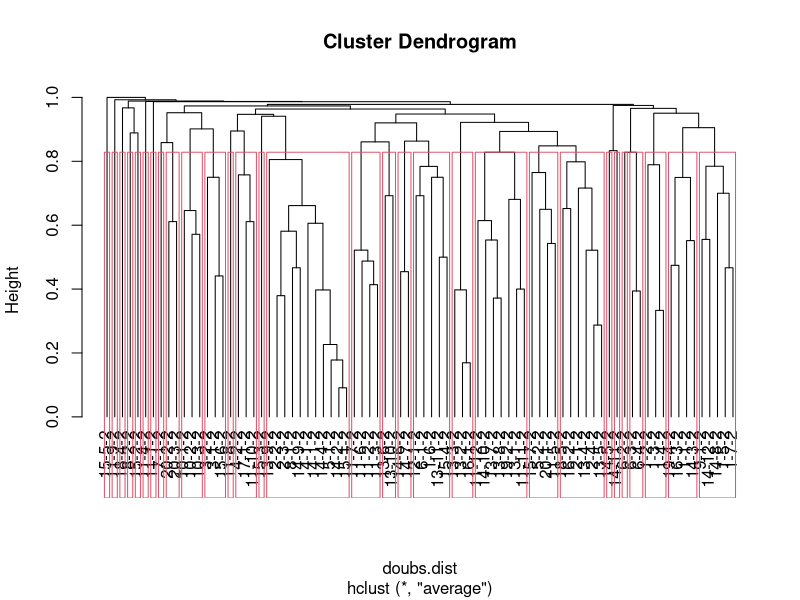
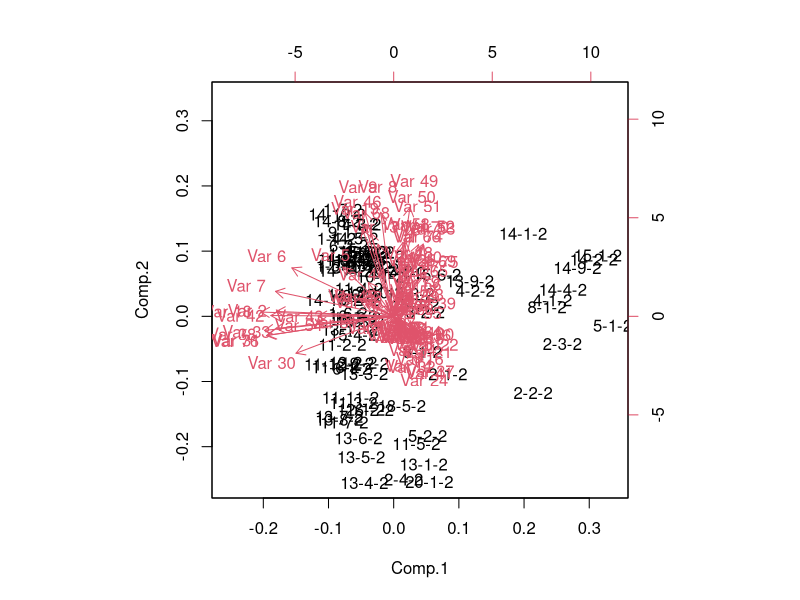
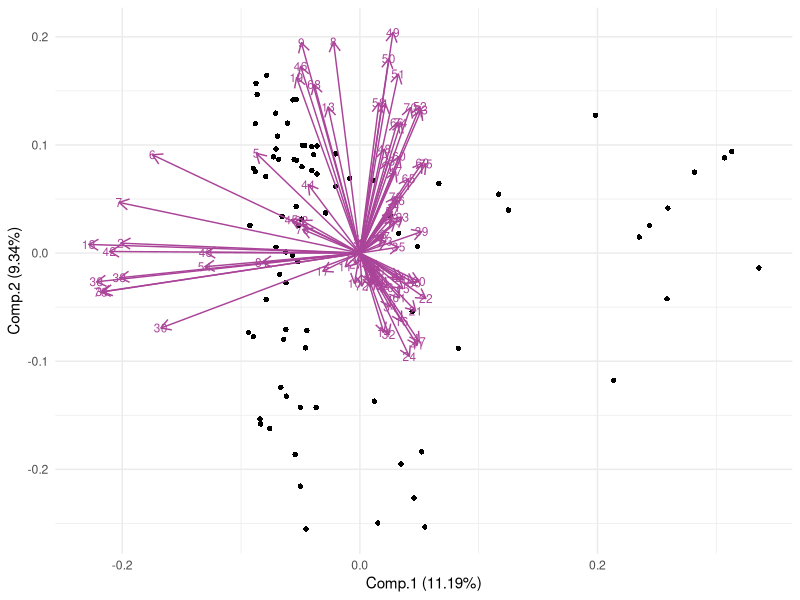
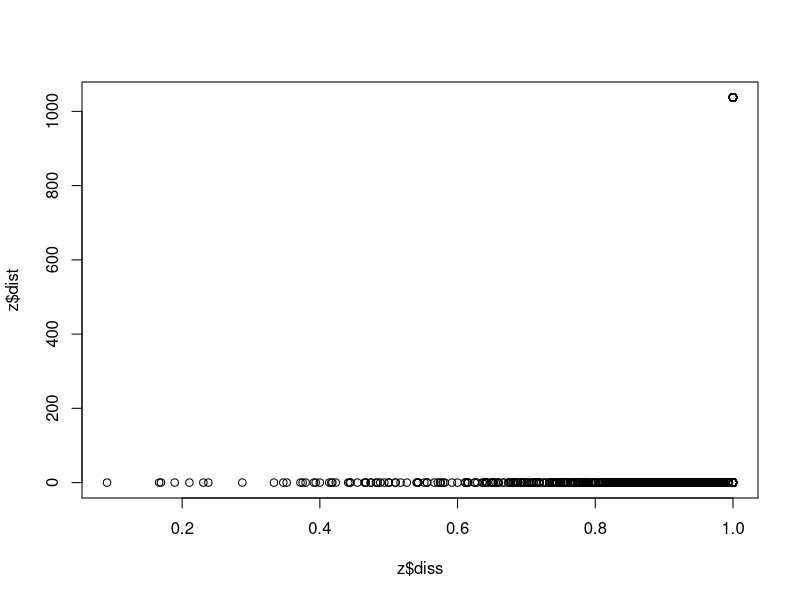
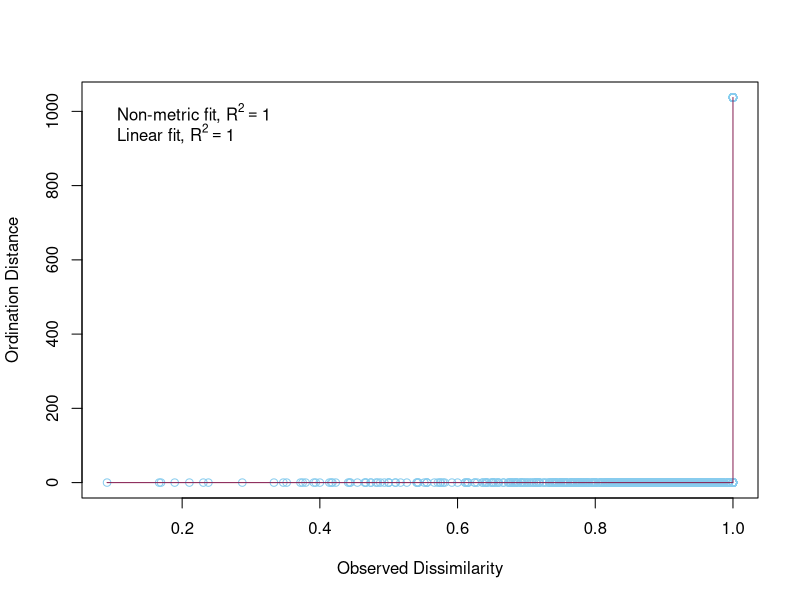
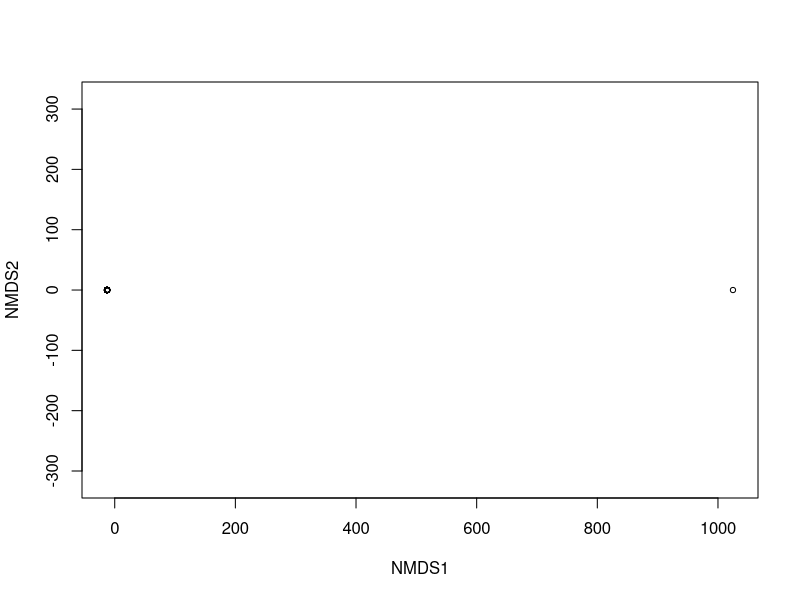
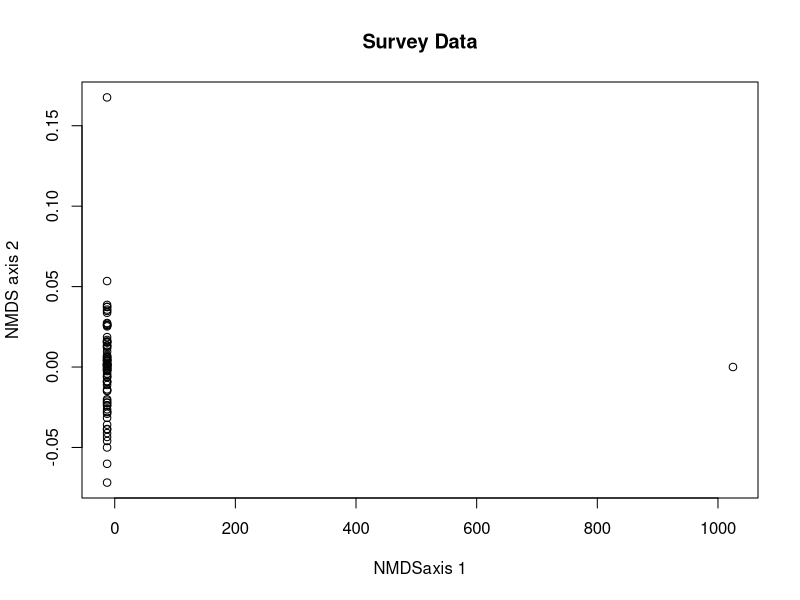
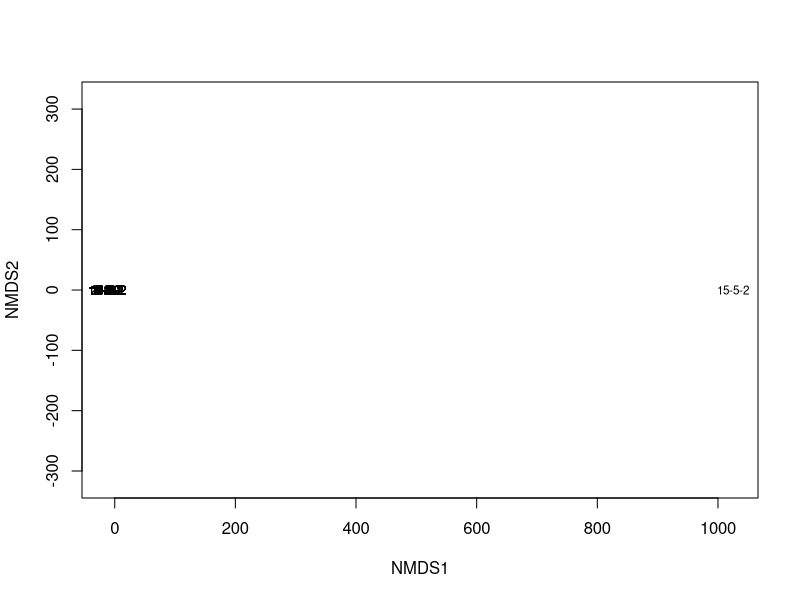

Source code (R) for these figures, in order: (Note: this script raises an error after producing the figures.)
#### NMDS ####

# Before anything else, verify that your environment is totally clear.
# This is important, because old objects can foul up the works
# Clean up the working environment
rm(list = ls())

# Verify working directory, should be ~/Documents/Analyses/lastname_first
getwd()

# Load tidyverse
library("tidyverse")
# Check for updates
tidyverse_update()


#### Cleaning up the data ####

library(dplyr)

library(readr)
SurveyData<- read_csv("Fieldwork/SurveyData_Clean_WN_removed.csv")

# The species that were entered as percent-cover need to be accounted for
# Given that the number of plants will vary greatly, but cover plants were all
# in Tier_1, for each percent cover plant I will give a value of 

# The plot needs to be numeric, so I need to change the Plot names to unique
# numeric variables, site needs to be given a number value as does W_N

# This code gives the combined plot names a simple, unique, numeric ID, but I 
# would like clearer ID's so I will use another method
# SurveyData_Combined$Plot <- as.numeric(as.factor(SurveyData_Combined$Plot))

# Assigning the Site a unique numeric value
SurveyData$Site <- as.numeric(as.factor(SurveyData$Site))
# Assigning W and N unique numeric values (weed is now 2, native is now 1)
SurveyData$W_N <- as.numeric(as.factor(SurveyData$W_N))

# Now combine this into unique numerical plot names
library(tidyr)
SurveyData_Combined <- SurveyData %>%
  unite(Plot, Site, Plot, sep = "-")

# Unite Plot and Weed vs Native columns so that now the plot id is all in one
# column that includes the site, plot number, and whether it is weed or native
library(tidyr)
SurveyData_Combined <- SurveyData_Combined %>%
  unite(Plot, Plot, W_N, sep = "-")

# I need to make this data only include seedlings. Therefore, I need to remove
# the rows that only include species > 51 cm.

SurveyData_Combined$seedlings <- SurveyData_Combined$Tier_1 - SurveyData_Combined$Tier_3

#### Change the data to be a matrix (n sample units x p species) ####

# This code gives NA values when species are not present in a plot
#Survey_wideNA <- SurveyData_Combined %>%
#  pivot_wider(names_from = Plot, 
#              values_from = Tier_1, 
#              id_cols = ScientificName)

# autotransform is not doing anything, so I need to transform my data
# square root was given as a good transformation, so I will do that

# SurveyData_Combined$Tier_1_sqrt <- sqrt(SurveyData_Combined$Tier_1)

# Filter down to only native species
# Remove native species plots
# Remove rows where Group is "Native"

SurveyData_Combined_Weeds <- SurveyData_Combined %>% 
  filter(CentralSpecies != "Native")

# This code gives 0 values when species are not present in a plot
Survey_wide <- SurveyData_Combined_Weeds %>%
  pivot_wider(names_from = ScientificName, 
              values_from = seedlings, 
              id_cols = Plot) %>%
  mutate_all(~ replace(., is.na(.), 0))

# instead of being a tibble, I wanted to convert it back to a data frame
Survey_wide = as.data.frame(Survey_wide)


# Needs to remove the first column of numbers as row names and make the Scientific 
# names of species into the row names
row.names(Survey_wide) <- Survey_wide$Plot 
# Remove the first column from the data frame 
Survey_wide <- Survey_wide[, -1]

#Quick checks for empty rows or columns...
rowSums(Survey_wide)
colSums(Survey_wide)

# These are the columns that need to be removed using the data with the extra 
# woolly nightshades removed
Survey_wide<-Survey_wide[,-115] # this gets rid of the the column where there is a zero
Survey_wide<-Survey_wide[,-40] # this gets rid of the the column where there is a zero
Survey_wide<-Survey_wide[,-39] # this gets rid of the the column where there is a zero


# These are the columns that need to be removed using the data without the extra woolly
# nightshades removed
Survey_wide<-Survey_wide[,-14] # this gets rid of the the column where there is a zero
Survey_wide<-Survey_wide[,-34] # this gets rid of the the column where there is a zero
Survey_wide<-Survey_wide[,-37] # this gets rid of the the column where there is a zero

# Remove empty columns
Survey_wide <- Survey_wide[, colSums(Survey_wide) != 0]

# This code gives 0 values when species are not present in a plot
# Survey_wide <- SurveyData_Combined %>%
#  pivot_wider(names_from = ScientificName, 
#              values_from = Tier_1_sqrt, 
#              id_cols = Plot) %>%
#  mutate_all(~ replace(., is.na(.), 0))

# instead of being a tibble, I wanted to convert it back to a data frame
# Survey_wide = as.data.frame(Survey_wide)


# Needs to remove the first column of numbers as row names and make the Scientific 
# names of species into the row names
# row.names(Survey_wide) <- Survey_wide$Plot 
# Remove the first column from the data frame 
# Survey_wide <- Survey_wide[, -1]

# Note is that this is not subset, may need to subset to only the 
# most common species or species that occur more than 5 times etc.

#### NMDS ####

library(vegan)

#Quick checks for empty rows or columns...
# rowSums(Survey_wide)
# colSums(Survey_wide)

#Empty sites can cause problems so let's drop it
# Survey_wide<-Survey_wide[,-46] # this gets rid of the the column where there is a zero
# Survey_wide<-Survey_wide[,-49,] # this gets rid of the the column where there is a zero

doubs.dist<-vegdist(Survey_wide)
doubs.dist

# Check for Na, NaN,Inf values
any(is.na(doubs.dist))
any(is.infinite(doubs.dist))


#Classification
Survey_wide<-hclust(doubs.dist,method='average')
plot(Survey_wide,hang=-1) #The hang=-1 tidies it up so all the end nodes finish at the same level
grp<-cutree(Survey_wide,k=30) #K=4 is saying to identify the dominant 4 groups.
grp
rect.hclust(Survey_wide, k=30)


#Conduct a PCA on continuous data, commonly used for environmental 
#variable reduction. Say we want to combine variables that are similar in 
#for SEM we may use PCA

# linkage - once you have the two most similar sites together, how do you think about the similarity to the other sites. Best method is UPPGMA (an average weighed method)

# Now doing a PCA on the data
# Can do PCA on vegan or just the base programme of R, they just use different commands 
# (see powerpoint handout for more info)

doubs.pca<-princomp(doubs.dist,cor=TRUE)
summary(doubs.pca) 
biplot(doubs.pca)

# Create PCA biplot with sites as points

# Load necessary libraries
library(ggplot2)
library(ggfortify)

autoplot(
  doubs.pca,
  data = doubs.dist,
  loadings = TRUE,             # Display loadings vectors
  loadings.label = TRUE,       # Display loadings labels
  loadings.colour = '#AA4499',     # Loadings vector color
  loadings.label.size = 3,     # Loadings label size
  loadings.label.colour = "#AA4499", # Loadings label color
  shape = 16) +                   # Use points for sites
  theme_minimal()              # Apply a minimal theme



#Moving on now to MDS
#DO MDS with vegan package
z <- metaMDS(comm = doubs.dist,
             autotransform = FALSE,
             distance = "bray",
             engine = "monoMDS",
             k = 2,
             weakties = TRUE,
             model = "global",
             maxit = 300,
             try = 40,
             trymax = 50)

z
# Stress Plot = Sheppard Plot
plot(z$diss, z$dist)

stressplot(object = z,
           p.col = "#88CCEE",
           l.col = "#882255",
           lwd = 1)

#always report the stress for MDS, never report the Rsquared you get from that plot above
plot(z)

plot(z[["points"]][,2]~z[["points"]][,1],main="Survey Data", xlab="NMDSaxis 1" , ylab= "NMDS axis 2", cex = 0.5 +as.numeric(Survey_wide$nit))

# Using ggplot2 to make a plot with site names
plot(z, type = "t")

# Looking at the stress/goodness of fit
gof <- goodness(object = z)
plot(z, display = "sites", type = "none")
points(z, display = "sites", cex = 2*gof/mean(gof))


# Make the points into a data frame for ggplot
z$points %>% head()
z.points <- data.frame(z$points)

# I need to make a new data frame that is just the plots and the Central species
# for that plot
# Load the dplyr package
library(dplyr)

# Create a new data frame with unique Plot values
Plot_Species <- SurveyData_Combined_Weeds %>% distinct(Plot, .keep_all = TRUE)

grp <- Plot_Species$CentralSpecies

# I don't think I need these

# data.scores <- as.data.frame(scores(z))  #Using the scores function from vegan to extract the site scores and convert to a data.frame
# data.scores$site <- rownames(z)  # create a column of site names, from the rownames of data.scores
# data.scores$grp <- grp  #  add the grp variable created earlier
# head(data.scores)  #look at the data


# Create a data frame of NMDS results with group information
z.points$Group <- Plot_Species$CentralSpecies # Replace with your group column

# Customize plot with ggplot2
nmds_plot <- ggplot(data = z.points, aes(x = MDS1, y = MDS2, shape = Group, color = Group)) +
  geom_point(size = 2) + # Set point size
  scale_shape_manual(values = c(16, 15, 18, 19)) + # Customize shapes
  scale_color_manual(values = c("#EE6677", "#228833", "#661100", "#44AA99")) + # Customize colors
  theme_minimal() +
  labs(x = "NMDS1", y = "NMDS2")

# Print the plot
print(nmds_plot)

# This plot works!!!!!!!!

# Customize plot with ggplot2 add polygons/ellipses
nmds_plot <- ggplot(data = z.points, aes(x = MDS1, y = MDS2, shape = Group, color = Group)) +
  geom_point(size = 2) + # Set point size
  scale_shape_manual(values = c(16, 15, 18, 19)) + # Customize shapes
  scale_color_manual(values = c("#EE6677", "#228833", "#661100", "#44AA99")) + # Customize colors
  geom_polygon(data = z.points, aes(fill = Group, group = Group), alpha = 0.1) +
  theme_minimal() +
  labs(x = "NMDS1", y = "NMDS2")

# Print the plot
print(nmds_plot)

# Customize plot with ggplot2 add ellipses
nmds_plot <- ggplot(data = z.points, aes(x = MDS2, y = MDS4, shape = Group, color = Group)) +
  geom_point(size = 2) + # Set point size
  scale_shape_manual(values = c(16, 15, 18, 19)) + # Customize shapes
  scale_color_manual(values = c("#EE6677", "#228833", "#661100", "#44AA99")) + # Customize colors
  stat_ellipse(aes(group = Group, fill = Group), geom = "polygon", alpha = 0.1) +
  theme_minimal() +
  labs(x = "NMDS1", y = "NMDS2")

# Print the plot
print(nmds_plot)

# Native species plots are kind of all over the place, let's look at it without 
# Native plots

# Remove native species plots
# Remove rows where Group is "Native"
# z.points.weeds <- z.points %>% 
#  filter(Group != "Native")


# Customize plot with ggplot2 add ellipses
nmds_plot <- ggplot(data = z.points, aes(x = MDS2, y = MDS4, shape = Group, color = Group)) +
  geom_point(size = 2) + # Set point size
  scale_shape_manual(values = c(16, 15, 17)) + # Customize shapes
  scale_color_manual(values = c("#EE6677", "#661100", "#44AA99")) + # Customize colors
  stat_ellipse(aes(group = Group, fill = Group), geom = "polygon", alpha = 0.1) +
  theme_minimal() +
  labs(x = "NMDS2", y = "NMDS4")

# Print the plot
print(nmds_plot)

# Look with centroids
group_centroids <- data.frame(
  Location = c("Solanum mauritianum", "Ligustrum lucidum", "Paraserianthes lophantha"),
  Centroid_X = c(mean(z.points$MDS1[z.points$Group == "Solanum mauritianum"]),
                 mean(z.points$MDS1[z.points$Group == "Ligustrum lucidum"]),
                 mean(z.points$MDS1[z.points$Group == "Paraserianthes lophantha"])),
  Centroid_Y = c(mean(z.points$MDS2[z.points$Group == "Solanum mauritianum"]),
                 mean(z.points$MDS2[z.points$Group == "Ligustrum lucidum"]),
                 mean(z.points$MDS2[z.points$Group == "Paraserianthes lophantha"])),
  Centroid_Z = c(mean(z.points$MDS3[z.points$Group == "Solanum mauritianum"]),
                 mean(z.points$MDS3[z.points$Group == "Ligustrum lucidum"]),
                 mean(z.points$MDS3[z.points$Group == "Paraserianthes lophantha"])),
  Centroid_A = c(mean(z.points$MDS4[z.points$Group == "Solanum mauritianum"]),
                 mean(z.points$MDS4[z.points$Group == "Ligustrum lucidum"]),
                 mean(z.points$MDS4[z.points$Group == "Paraserianthes lophantha"])),
  Centroid_B = c(mean(z.points$MDS5[z.points$Group == "Solanum mauritianum"]),
                 mean(z.points$MDS5[z.points$Group == "Ligustrum lucidum"]),
                 mean(z.points$MDS5[z.points$Group == "Paraserianthes lophantha"]))
)

# Sort z.points.weeds to match group-centroids order
# Define the custom order for the 'group' column
z.points$Group <- factor(z.points$Group, levels = c('Solanum mauritianum', 'Ligustrum lucidum', 'Paraserianthes lophantha'))

# Sort the data frame based on the custom order
z.points <- z.points[order(z.points$Group), ]


plot_data<-data.frame(
  Location = z.points$Group,
  MDS1=z.points$MDS1,
  MDS2=z.points$MDS2,
  MDS3=z.points$MDS3,
  MDS4=z.points$MDS4,
  #  MDS5=z.points$MDS5,
  xend=c(rep( group_centroids[1,2],27),rep(group_centroids[2,2],28), rep(group_centroids[3,2],27)),
  yend=c(rep( group_centroids[1,3],27),rep(group_centroids[2,3],28), rep(group_centroids[3,3],27)),
  zend=c(rep( group_centroids[1,4],27),rep(group_centroids[2,4],28), rep(group_centroids[3,4],27)),
  Aend=c(rep( group_centroids[1,5],27),rep(group_centroids[2,5],28), rep(group_centroids[3,5],27)))
#  Bend=c(rep(group_centroids[1,6],27),rep( group_centroids[2,6],28), rep(group_centroids[3,6],27)))

# ggplot with centroids
ggplot(plot_data, aes(x = MDS2, y = MDS4, shape = Location, color = Location)) +
  geom_point(size=2) +
  scale_color_manual(values = c("#EE6677", "#661100", "#44AA99")) + 
  scale_shape_manual(values = c(16, 15, 17)) + 
  stat_ellipse(aes(group = Location, fill = Location), geom = "polygon", alpha = 0.1) +
  geom_point(data = group_centroids, aes(x = Centroid_Y, y = Centroid_B, shape = Location, color = Location)) +
  geom_segment(data = plot_data, aes(x = MDS2, y = MDS4, 
                                     xend = yend, yend = Aend, color = Location), alpha = 0.5)+
  
  theme_bw()

#### PERMANOVA ####

# Filter down to only native species
# Remove native species plots
# Remove rows where Group is "Native"

SurveyData_Combined_Weeds <- SurveyData_Combined %>% 
  filter(CentralSpecies != "Native")

# This code gives 0 values when species are not present in a plot
Survey_perm <- SurveyData_Combined_Weeds %>%
  pivot_wider(names_from = ScientificName, 
              values_from = Tier_1_sqrt, 
              id_cols = Plot) %>%
  mutate_all(~ replace(., is.na(.), 0))

# instead of being a tibble, I wanted to convert it back to a data frame
Survey_perm = as.data.frame(Survey_perm)


# Needs to remove the first column of numbers as row names and make the Scientific 
# names of species into the row names
row.names(Survey_perm) <- Survey_perm$Plot 
# Remove the first column from the data frame 
Survey_perm <- Survey_perm[, -1]

#Quick checks for empty rows or columns...
rowSums(Survey_perm)
colSums(Survey_perm)

# These are the columns that need to be removed using the data with the extra 
# woolly nightshades removed
Survey_perm<-Survey_perm[,-115] # this gets rid of the the column where there is a zero
Survey_perm<-Survey_perm[,-40] # this gets rid of the the column where there is a zero
Survey_perm<-Survey_perm[,-39] # this gets rid of the the column where there is a zero

#Empty sites can cause problems so let's drop it
Survey_perm<-Survey_perm[,-14] # this gets rid of the the column where there is a zero
Survey_perm<-Survey_perm[,-34] # this gets rid of the the column where there is a zero
Survey_perm<-Survey_perm[,-37] # this gets rid of the the column where there is a zero


# Make a distance matrix
perm_dist<-vegdist(Survey_perm, method='bray')


#Assumptions

dispersion<-betadisper(perm_dist, group=plot_data$Location,type = "centroid")

plot(dispersion)

anova(dispersion)


#Test

Perma_result<-adonis2( perm_dist~as.factor(plot_data$Location), data=perm_dist,
                       permutations=9999)

Perma_result
